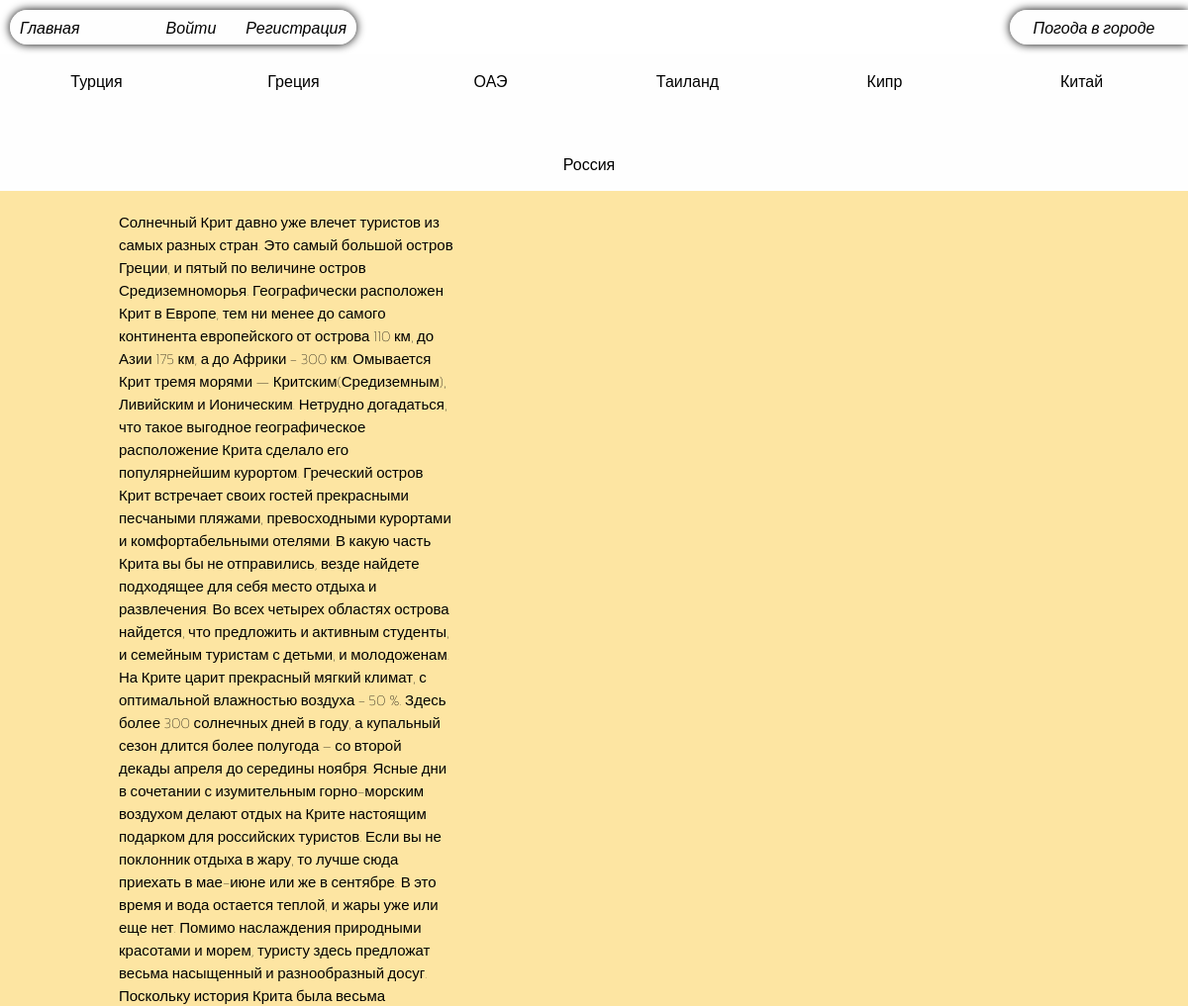
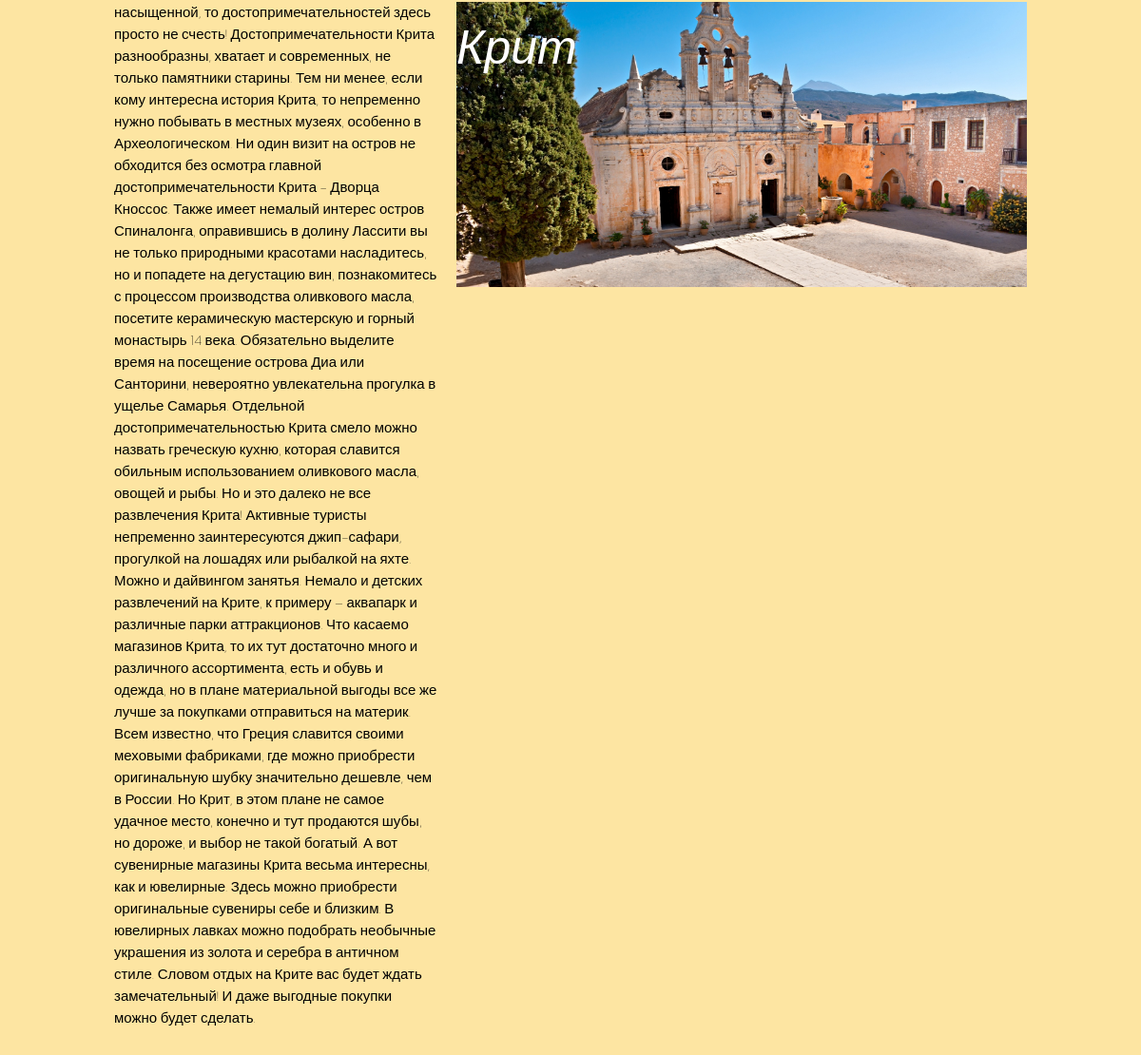
/post/krit/, run on the app's committed database (2 pictures, top to bottom).
### blog/models.py (models this page shows, shortened)
class Country(models.Model):
    name = models.CharField(max_length=100, db_index=True)
    slug = models.SlugField(max_length=100, unique=True, db_index=True)
    photo = models.ImageField(upload_to='photos/%Y/%m/%d', blank=True)
    def get_absolut_url(self):
        return reverse('category', kwargs={'cat_slug': self.slug})
    class Meta:
        verbose_name = 'Страна'
        verbose_name_plural = 'Страны'

class City(models.Model):
    title = models.CharField(max_length=255)
    slug = models.SlugField(max_length=255, unique=True, db_index=True)
    content = models.TextField(blank=True)
    photo = models.ImageField(upload_to='photos/%Y/%m/%d', blank=True)
    cat = models.ForeignKey('Country', on_delete=models.PROTECT, verbose_name='Страна')
    def __str__(self):
        return self.title
    class Meta:
        verbose_name = 'Город'
        verbose_name_plural = 'Города'

### blog/views.py (the view)
# urls.py: path('post/<slug:post_slug>/', ShowPost.as_view(), name='post'),
class ShowPost(DetailView):
    model = City
    template_name = 'blog/post.html'
    slug_url_kwarg = 'post_slug'
    context_object_name = 'post'
    def get_context_data(self, *, object_list=None, **kwargs):
        context = super().get_context_data(**kwargs)
        context['title'] = context['post']
        return context

### blog/templatetags/blog_tags.py (called while the page is built)
@register.inclusion_tag('blog/list_categories.html')
def show_categories(sort=None, cat_selected=0):
    if not sort:
        cats = Country.objects.all()
    else:
        cats = Country.objects.order_by(sort)
    return {'cats':cats, 'cat_selected': cat_selected}

### blog/templates/blog/post.html
{% extends 'blog/main.html' %}
{% load static %}
{% block style %}
<link rel="stylesheet" href="{% static 'css/style-off.css' %}">
{% endblock %}
{% block content %}
<div class="content-of-post">
    <p class="text-content-of-post">{{ post.content }}</p>
    <div class="content-header">
        <h1>{{ post.title }}</h1>
        <img src="{{ post.photo.url }}">
    </div>
</div>
{% endblock %}

### blog/templates/blog/list_categories.html
{% load static %}
{% for c in cats %}
    {% if c.pk == cat_selected %}
    <li class="block__in__categories"><p>{{ c.name }}</p></li>
    {% else %}
    <a href="{{ c.get_absolut_url }}" class="text__name__country">
        <li class="block__in__categories">
            <p>{{ c.name }}</p>
        </li>
    </a>
    {% endif %}
{% endfor %}

### blog/static/css/style-off.css (style rules this page uses)
* { margin: 0; }
body { background: url('../image/waves-crashing-on-beach.jpg'); background-size: cover; }
li { list-style-type: none; }
.block__in__categories { border-radius: 30px; display: flex; text-align: center; justify-content: center; margin: 10px; width: 149px; height: 34px; align-items: center; }
.block__in__categories p { padding-right: 10px; font-family: 'Kanit', sans-serif; font-weight: 100; }
.text__name__country { display: flex; text-align: center; align-items: center; text-decoration: none; color: black; }
.content-of-post { margin-top: 20px; display: flex; align-items: center; gap: 20px; width: 80%; }
.content-header { position: relative; }
.content-header h1 { position: absolute; font-style: italic; top: 10px; color: white; font-family: 'Kanit', sans-serif; font-size: 50px; font-weight: 500; }
.content-of-post img { object-fit: cover; width: 600px; height: 300px; }
.content-of-post p { font-family: 'Kanit', sans-serif; font-size: 15px; font-weight: 100; margin-bottom: 30px; }

### data on the page
Country: name "Турция"
Country: name "Греция"
Country: name "ОАЭ"
Country: name "Таиланд"
Country: name "Кипр"
Country: name "Китай"
Country: name "Россия"
City: content "Солнечный Крит давно уже влечет туристов из самых разных стран. Это самый большой остров Греции, и пятый по величине остров Средиземноморья. Географически расположен Крит в Европе, тем ни менее до самого континента европейского от острова 110 км, до Азии 175 км, а до Африки - 300 км. Омывается Крит тремя морями — Критским(Средиземным), Ливийским и Ионическим. Нетрудно догадаться, что такое выгодное географическое расположение Крита сделало его популярнейшим курортом. Греческий остров Крит встречает своих гостей прекрасными песчаными пляжами, превосходными курортами и комфортабельными отелями. В какую часть Крита вы бы не отправились, везде найдете подходящее для себя место отдыха и…", title "Крит", photo (picture)
